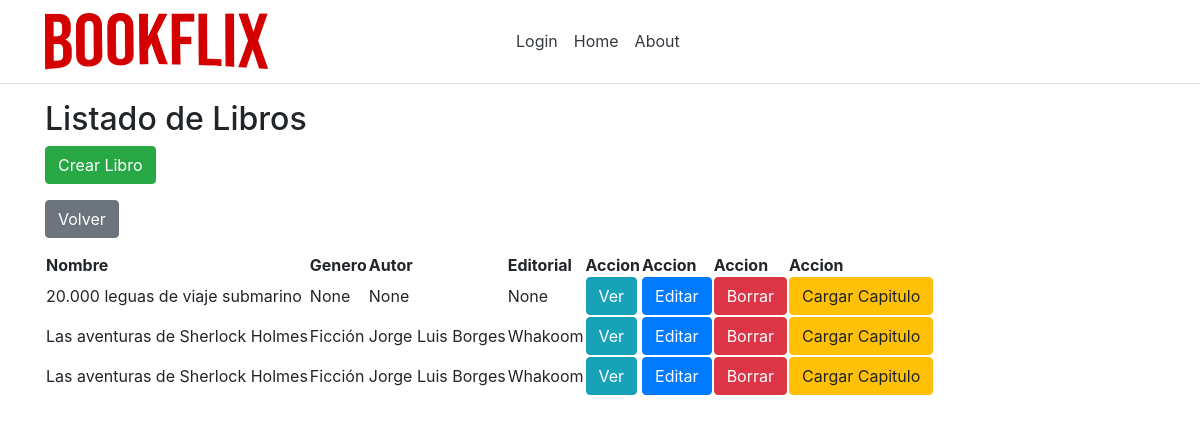
Before: /listBooks/ (signed in) with the older database file.
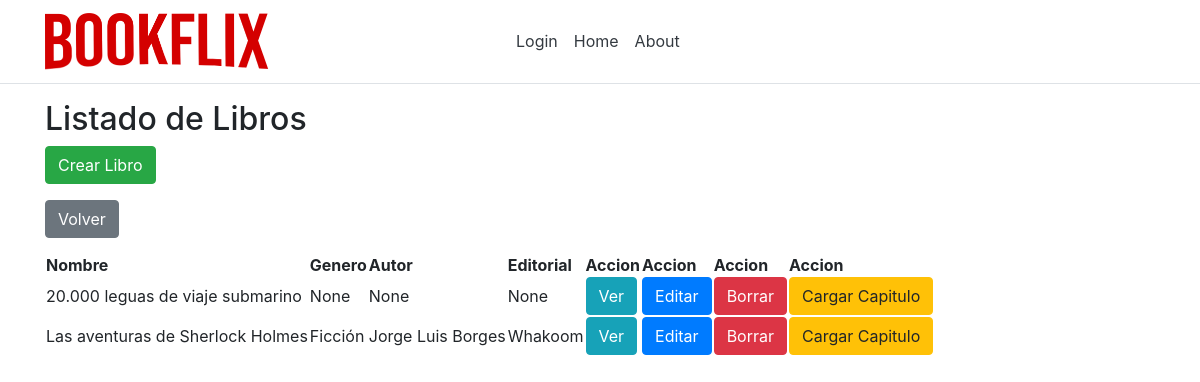
After: the same page with the newer database file.
### app/models.py (models this page shows, shortened)
class Libro(models.Model):
    id = models.AutoField(primary_key=True)
    nombre = models.CharField(max_length=50)
    isbn = models.IntegerField()
    idAutor = models.ForeignKey(Autor,on_delete=models.CASCADE,null=True)
    idGenero = models.ForeignKey(Genero,on_delete=models.CASCADE,null=True)
    idEditorial = models.ForeignKey(Editorial,on_delete=models.CASCADE,null=True)
    descripcion = models.CharField(max_length=255)
    foto = models.ImageField(upload_to='images/',null=True)
    vistos = models.IntegerField(null=True, default=0)
    ultimoCapitulo = models.BooleanField(default=False)

class Genero(models.Model):
    id = models.AutoField(primary_key=True)
    nombre = models.CharField(max_length=50,unique=True)
    def __str__(self):
        return self.nombre

class Autor(models.Model):
    id = models.AutoField(primary_key=True)
    nombre = models.CharField(max_length=50,unique=True)
    def __str__(self):
        return self.nombre

class Editorial(models.Model):
    id = models.AutoField(primary_key=True)
    nombre = models.CharField(max_length=50,unique=True)
    def __str__(self):
        return self.nombre

### app/views.py (the view)
# urls.py: path('listBooks/', views.listBooks),
def listBooks(request):
    libros = Libro.objects.all()
    return render(request, "shared/listOfBooks.html", {'libros': libros})

### app/models.py (called while the page is built)
    @property
    def is_active(self):
        return self.active

### app/templates/shared/listOfBooks.html
{% extends 'default/layout.html' %}
{% block share %}
<h2>Listado de Libros</h2>
<form method="get" action="/createBook">
    <button class="btn btn-success" type="submit">Crear Libro</button>
  </form>
  <form>
    <input class="btn btn-secondary" type="button" value="Volver" onclick="history.back()">
  </form>
<table>
    <thead>
        <tr>
            <th>Nombre</th>
            <th>Genero</th>
            <th>Autor</th>
            <th>Editorial</th>
            <th>Accion</th>
            <th>Accion</th>
            <th>Accion</th>
            <th>Accion</th>
        </tr>
    </thead>
    <tbody>
        {% for libro in libros %}
        <tr>
            <td>{{ libro.nombre }}</td>
            <td>{{ libro.idGenero }}</td>
            <td>{{ libro.idAutor }}</td>
            <td>{{ libro.idEditorial }}</td>
            <td><a class="btn btn-info" role="button" href="/viewBook/{{ libro.id }}">Ver</a></td>
            <td><a class="btn btn-primary" role="button" href="/editBook/{{ libro.id }}">Editar</a></td>
            <td><a class="btn btn-danger" role="button" href="/deleteBook/{{ libro.id }}"
          onClick="return confirm('¿Seguro que quieres borrar a {{libro.nombre}}?');">
            Borrar</a></td>
            <td><a class="btn btn-warning" role="button" href="/loadChapter/{{ libro.id }}">Cargar Capitulo</a></td>
        </tr>
        {% endfor %}
    </tbody>
</table>
{% endblock %}

### app/templates/default/layout.html (shortened to what this page needs)
{% include "default/header.html" %}
<div class="container">
{% if user.is_authenticated %}
{% block share %}{% endblock %}
{% else %}
    {% block public %}
        <a>Tiene que loguearse para ver el contenido</a>
        <a href="{% url 'login' %}">click aqui para ingresar</a>
    {% endblock %}
{% endif %}
</div>
{% include "default/footer.html" %}

### app/templates/default/header.html (shortened to what this page needs)
<head>
    {% load static %}
    <link rel="stylesheet" type="text/css" href="{% static 'css/bootstrap.css' %}">
    <link rel="stylesheet" type="text/css" href="{% static 'css/style.css' %}">
</head>
    <header>
        <nav class="navbar navbar-expand-sm navbar-toggleable-sm navbar-light bg-white border-bottom box-shadow mb-3">
            <div class="container">
                <a class="navbar-brand">
                    <img src="{% static 'images/bookflix.png' %}" class="imglogo" />
                </a>
                <div class="navbar-collapse collapse d-sm-inline-flex flex-sm-row-reverse">
                    <ul class="navbar-nav flex-grow-1">
                        <li class="nav-item">
                            <a class="nav-link text-dark">Login</a>
                        </li>
                        <li class="nav-item">
                            <a class="nav-link text-dark">Home</a>
                        </li>
                        <li class="nav-item">
                            <a class="nav-link text-dark">About</a>
                        </li>
                    </ul>
                </div>
            </div>
        </nav>
    </header>

### app/templates/default/footer.html
</body>
</html>

### static/css/style.css (style rules this page uses)
.imglogo { max-width: 50%; }
.container { width: 100%; }

Changed rows visible on the page:
removed Libro: nombre "Las aventuras de Sherlock Holmes", idGenero "Ficción", idAutor "Jorge Luis Borges", idEditorial "Whakoom"
